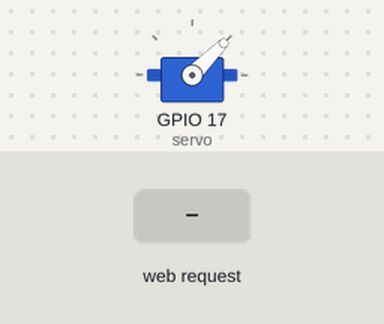
Recording of a program running on a simulated Raspberry Pi (BCM pin numbers). On the bench: servo. The inputs (shaded band) are chosen by the test bench. Servo angles are drawn from the pulse width (0.5 ms = 0°, 2.5 ms = 180°); the clock reads 2024-03-15 10:24:30 at power-on unless the program sets it; what the program prints to the terminal is not drawn.

Above: at 1.2 s.
1.3 s: HTTP request for /request received
At 1.4 s:
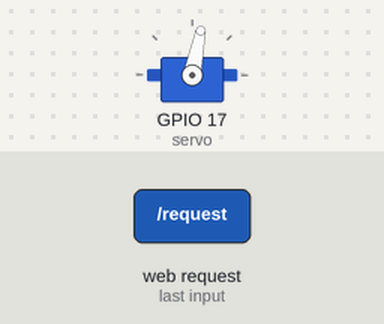
Timing chart, 0 to 23.0 s (numbered marks = the images above; inputs shaded):
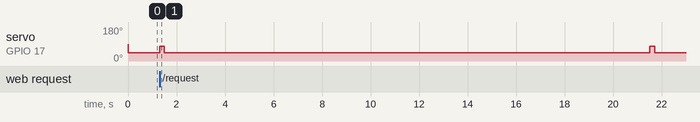

The program:

server.py
```python
from flask import Flask, render_template, redirect, url_for,request
from flask import make_response
app = Flask(__name__)
# Code to execute from remote computer. Make sure to have the Raspberry Pi configured for Remote GPIO
# see here https://gpiozero.readthedocs.io/en/stable/remote_gpio.html for more
from gpiozero import Servo
from gpiozero.pins.pigpio import PiGPIOFactory
from time import sleep

factory = PiGPIOFactory(host='192.168.0.130') #Set host to IP of your RaspPi

myGPIO=17 #pin 17 for PWM control
servo = Servo(myGPIO, pin_factory=factory)

servo.value = -1

@app.route('/request', methods=['GET', 'POST'])
def handle():

    def toggleComputer():
        servo.value = -0.25
        sleep(0.2)
        servo.value = -1

    toggleComputer() #Turn off computer
    sleep(20)
    toggleComputer() #Turn on computer
    return "cool this works"
#    if request.method == 'POST':
#         print('hello world')
#         return "hi"


if __name__ == "__main__":
    app.run(debug = True, host="0.0.0.0")
```

Measured:
- after the input at 1.3 s, servo on GPIO 17 (servo): alternates 79° for 0.20 s and 45° for 20.0 s, starting at once
